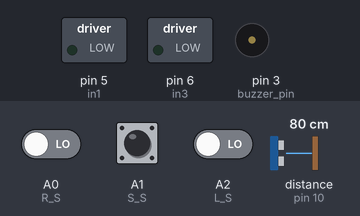
A sketch run on a simulated Arduino Uno, built with avr-gcc and run on an emulated ATmega328P. Parts: switched loads named in the sketch (green lamp = pin HIGH), buzzer (waves = sounding, pin HIGH). Wiring (inferred from the names in the program): ultrasonic range finder: trigger pin 9; echo pin 10. Inputs (shaded band) come from the test bench; at power-on: distance to the obstacle (sensor on pin 10) 80 cm, A0 (R_S) LOW, A1 (S_S) HIGH, A2 (L_S) LOW. The echo pulse lasts 58.3 µs per cm; pins used as bus, display or sensor lines are not drawn.

Above: at 1.2 s.
1.3 s: distance to the obstacle (sensor on pin 10) set to 7 cm
2.8 s: distance to the obstacle (sensor on pin 10) set to 4 cm
At 3.3 s:
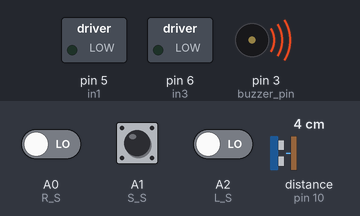
5.8 s: distance to the obstacle (sensor on pin 10) set to 9 cm
At 6.4 s:
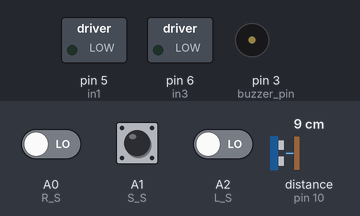
7.3 s: A0 (R_S) driven HIGH
At 8.3 s:
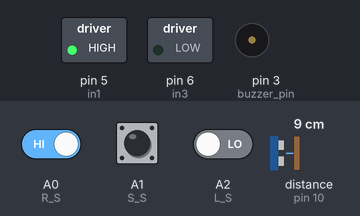
8.8 s: distance to the obstacle (sensor on pin 10) set to 2 cm
At 9.3 s:
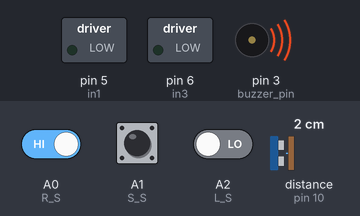
Timing chart, 0 to 12.8 s (numbered marks = the images above; inputs shaded):
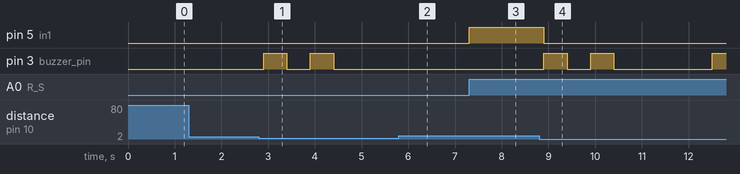

The sketch:

bot_code.ino
```cpp
const int trigPin = 9;
const int echoPin = 10;
unsigned long time;
int constant = 1;

int data = 0;

//for strike motor
int strike_pin = 2;

//for buzzer
int buzzer_pin = 3;

//for motor 1 and 2
int in1 = 5;
int in3 = 6;

// defines variables   for ultrasonic sensor
long duration;
int distance;

//for white line sensor
int R_S = A0; //sincer R
int S_S = A1; //sincer S
int L_S = A2; //sincer L

void setup()
{
pinMode(buzzer_pin,OUTPUT);
pinMode(in1, OUTPUT);
pinMode(in3, OUTPUT);

pinMode(L_S, INPUT);
pinMode(S_S, INPUT);
pinMode(R_S, INPUT);

pinMode(trigPin, OUTPUT); // Sets the trigPin as an Output
pinMode(echoPin, INPUT); // Sets the echoPin as an Input
Serial.begin(9600); // Starts the serial communication


}
void loop()
{

while(Serial.available())
{
  data = Serial.read();

}
time = millis();
//Serial.println(data);
if(data == '0')
{

  Stop();
}

digitalWrite(trigPin, LOW);
delayMicroseconds(2);
// Sets the trigPin on HIGH state for 10 micro seconds
digitalWrite(trigPin, HIGH);
delayMicroseconds(10);
digitalWrite(trigPin, LOW);
// Reads the echoPin, returns the sound wave travel time in microseconds
duration = pulseIn(echoPin, HIGH);
// Calculating the distance
distance= duration*0.034/2;
//Serial.println(distance);

if(distance<5)
{
  //delay()
  delay(100);
  digitalWrite(in1,LOW);
  digitalWrite(in3,LOW);


  buzzer_twice();
  strike();
}
else {
  if ((digitalRead(L_S) == 1)&&(digitalRead(S_S) == 0)&&(digitalRead(R_S) == 1)){forword();}

  if ((digitalRead(L_S) == 0)&&(digitalRead(S_S) == 1)&&(digitalRead(R_S) == 1)){turnLeft();}
  if ((digitalRead(L_S) == 0)&&(digitalRead(S_S) ==0)&&(digitalRead(R_S) == 1)) {turnLeft();}

  if ((digitalRead(L_S) == 1)&&(digitalRead(S_S) == 0)&&(digitalRead(R_S) == 0)){turnRight();}
  if ((digitalRead(L_S) == 1)&&(digitalRead(S_S) == 1)&&(digitalRead(R_S) == 0)){turnRight();}

  if ((digitalRead(L_S) == 1)&&(digitalRead(S_S) == 1)&&(digitalRead(R_S) == 1)){turnLeft();}
}


//void loop ending
}

void strike()
{
  digitalWrite(strike_pin,HIGH);
  delay(1000);
  digitalWrite(strike_pin,LOW);
  constant = constant +1;
  delay(1000);
  buzzer_once;
}

void buzzer_twice()
{
  digitalWrite(buzzer_pin, HIGH);
  delay(500);
  digitalWrite(buzzer_pin, LOW);
  delay(500);
  digitalWrite(buzzer_pin, HIGH);
  delay(500);
  digitalWrite(buzzer_pin, LOW);

}

void buzzer_once()
{
  digitalWrite(buzzer_pin, HIGH);
  delay(500);
  digitalWrite(buzzer_pin, LOW);


}

void buzzer_five()
{
  digitalWrite(buzzer_pin, HIGH);
  delay(5000);
  digitalWrite(buzzer_pin, LOW);
  delay(50000);

}


void forword(){
digitalWrite(in1, HIGH);
digitalWrite(in3,HIGH);
}


void turnRight(){
digitalWrite(in1, LOW);
digitalWrite(in3, HIGH);
}

void turnLeft(){
digitalWrite(in1, HIGH);
digitalWrite(in3, LOW);
}

void Stop(){
digitalWrite(in1, LOW);
digitalWrite(in3, LOW);
buzzer_five();
}
```

Measured:
- the behaviour switches between 6 and 5 cm on distance to the obstacle (sensor on pin 10) (found by bisection; images 0 and 1)
- after the input at 1.3 s, every drawn part: stays the same
- after the input at 2.8 s, pin 3 (buzzer_pin): alternates HIGH for 0.50 s and LOW for 0.50 s, 4 changes in all, then stays LOW, starting after 0.10 s
- after the input at 5.8 s, pin 3 (buzzer_pin): stays LOW (without the input it goes to HIGH after 0.70 s)
- after the input at 7.3 s, pin 5 (in1): LOW → HIGH at once
- after the input at 8.8 s, pin 5 (in1): HIGH → LOW after 0.10 s; pin 3 (buzzer_pin): goes HIGH 0.50 s, LOW 0.50 s, HIGH 0.50 s, LOW 2.1 s, then HIGH, starting after 0.10 s
